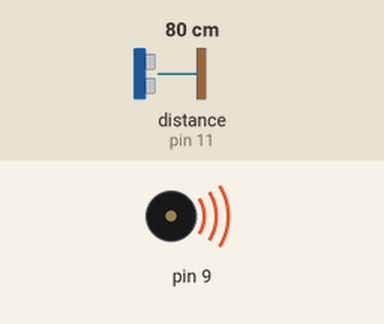
This sketch was run on a simulated Arduino Uno, built with avr-gcc and run on an emulated ATmega328P. Shown: buzzer (waves = sounding). The test bench sets the inputs (shaded band); at power-on: distance to the obstacle (sensor on pin 11) 80 cm. The echo pulse lasts 58.3 µs per cm; what the sketch prints to the serial monitor is not drawn.

Above: at 0.1 s.
Timing chart, 0 to 1.6 s (numbered marks = the images above):
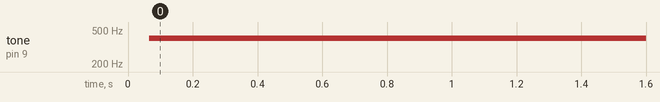

The sketch:

sketch_oct21a.ino
```cpp
// ---------------------------------------------------------------------------
// Example NewPing library sketch that does a ping about 20 times per second.
// ---------------------------------------------------------------------------

#include <NewPing.h>

#define TRIGGER_PIN  12  // Arduino pin tied to trigger pin on the ultrasonic sensor.
#define ECHO_PIN     11  // Arduino pin tied to echo pin on the ultrasonic sensor.
#define MAX_DISTANCE 120 // Maximum distance we want to ping for (in centimeters). Maximum sensor distance is rated at 400-500cm.

NewPing sonar(TRIGGER_PIN, ECHO_PIN, MAX_DISTANCE); // NewPing setup of pins and maximum distance.
int s=1;

void setup() {
  pinMode(9, OUTPUT);

  Serial.begin(9600); // Open serial monitor at 115200 baud to see ping results.
}

void loop() {
  delay(50);                      // Wait 50ms between pings (about 20 pings/sec). 29ms should be the shortest delay between pings.
  unsigned int uS = sonar.ping(); // Send ping, get ping time in microseconds (uS).
  int cm = uS / US_ROUNDTRIP_CM;
  Serial.println(cm);
  if(cm>20 && cm<100){
    digitalWrite(9,HIGH);
    delay(10);
    digitalWrite(9,LOW);
    tone(9, 400);
  }

  //else
    //noTone(9);
}
```

Measured:
- by itself, tone on pin 9: silent → 400 Hz at 0.07 s
